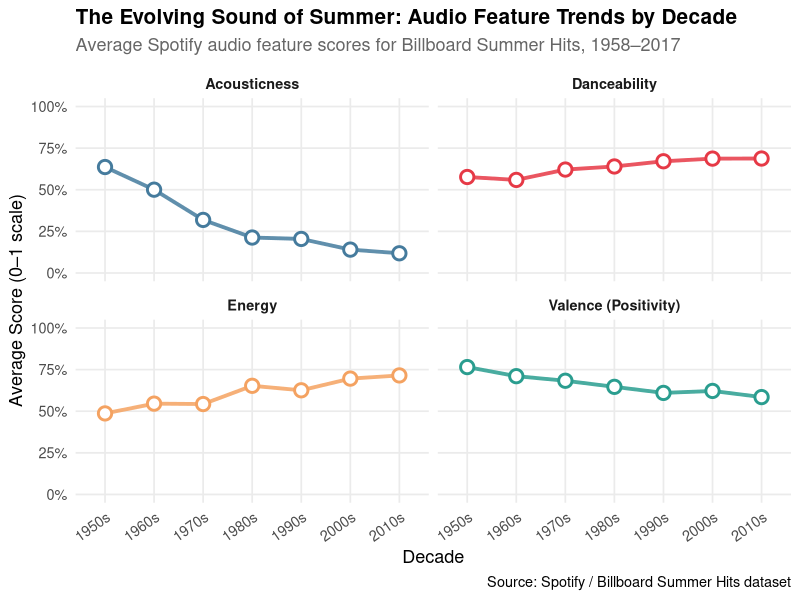
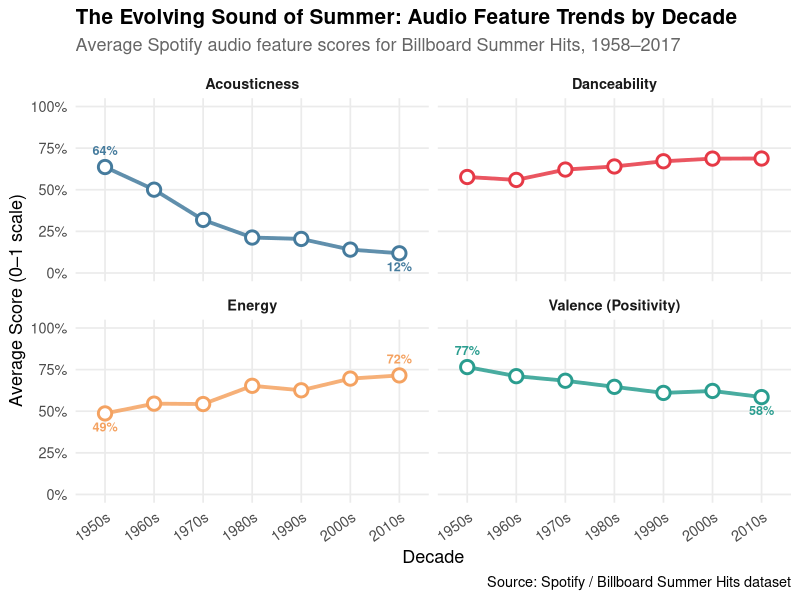
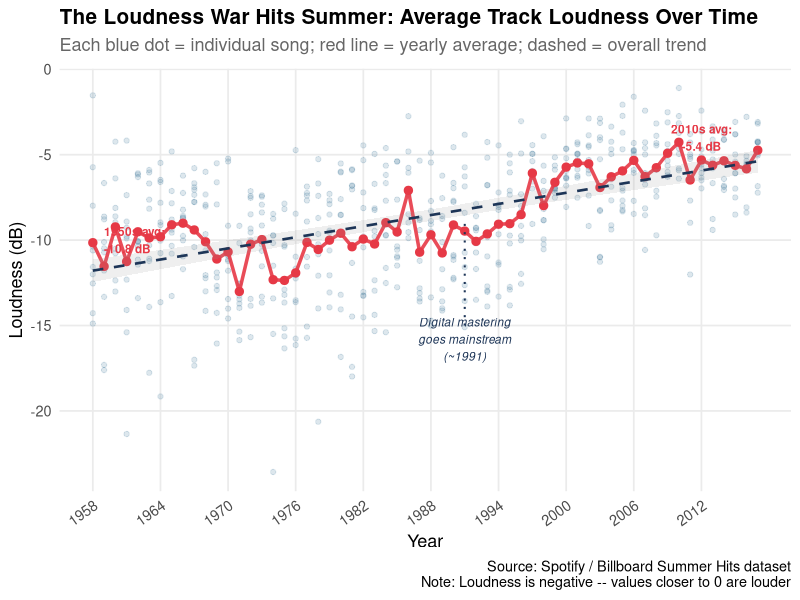
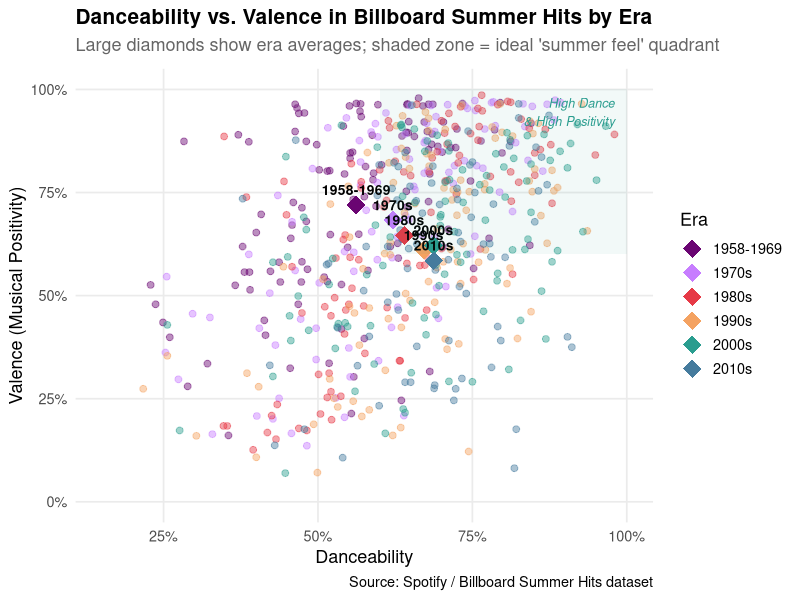

The R script that drew these images, in order:
## ---- chunk 1
knitr::opts_chunk$set(
  echo    = TRUE,
  message = FALSE,
  warning = FALSE,
  fig.width  = 10,
  fig.height = 6,
  fig.align  = "center"
)
## ---- chunk 2
library(ggplot2)
library(dplyr)
library(tidyr)
library(scales)

billboard <- read.csv("../Data/all_billboard_summer_hits.csv", stringsAsFactors = FALSE)

cat("Dataset dimensions:", nrow(billboard), "rows x", ncol(billboard), "columns\n")
cat("Year range:", min(billboard$year), "to", max(billboard$year), "\n")
cat("Total songs:", nrow(billboard), "\n")
## ---- chunk 3
missing_summary <- sapply(billboard, function(x) sum(is.na(x)))
missing_summary[missing_summary > 0]
## ---- chunk 4
audio_features <- billboard %>%
  select(year, danceability, energy, valence, acousticness, loudness, tempo, speechiness)

summary(audio_features[, -1])
## ---- chunk 5
# Create decade grouping for era-level analysis
billboard <- billboard %>%
  mutate(
    decade = paste0(floor(year / 10) * 10, "s"),
    duration_min = duration_ms / 60000,
    loudness_pos = loudness + abs(min(loudness)) + 1  # shift for plotting
  )

# Decade-level averages for key features
decade_avg <- billboard %>%
  group_by(decade) %>%
  summarise(
    avg_danceability = mean(danceability),
    avg_energy       = mean(energy),
    avg_valence      = mean(valence),
    avg_acousticness = mean(acousticness),
    avg_loudness     = mean(loudness),
    avg_tempo        = mean(tempo),
    n_songs          = n(),
    .groups = "drop"
  )

decade_avg
## ---- chunk 6
# Year-level averages for trend lines
yearly_avg <- billboard %>%
  group_by(year) %>%
  summarise(
    avg_danceability = mean(danceability),
    avg_energy       = mean(energy),
    avg_valence      = mean(valence),
    avg_acousticness = mean(acousticness),
    avg_loudness     = mean(loudness),
    avg_tempo        = mean(tempo),
    .groups = "drop"
  )
## ---- chunk 7
# Long format for faceting
decade_long <- decade_avg %>%
  select(decade, avg_danceability, avg_energy, avg_valence, avg_acousticness) %>%
  pivot_longer(
    cols = starts_with("avg_"),
    names_to  = "feature",
    values_to = "value"
  ) %>%
  mutate(
    feature = recode(feature,
      avg_danceability = "Danceability",
      avg_energy       = "Energy",
      avg_valence      = "Valence (Positivity)",
      avg_acousticness = "Acousticness"
    )
  )

pal <- c(
  "Danceability"       = "#E63946",
  "Energy"             = "#F4A261",
  "Valence (Positivity)" = "#2A9D8F",
  "Acousticness"       = "#457B9D"
)

ggplot(decade_long, aes(x = decade, y = value, color = feature, group = feature)) +
  geom_line(linewidth = 1.3, alpha = 0.85) +
  geom_point(size = 3.5, shape = 21, fill = "white", stroke = 1.5) +
  scale_color_manual(values = pal) +
  scale_y_continuous(limits = c(0, 1), labels = scales::percent_format(accuracy = 1)) +
  facet_wrap(~ feature, ncol = 2) +
  labs(
    title    = "The Evolving Sound of Summer: Audio Feature Trends by Decade",
    subtitle = "Average Spotify audio feature scores for Billboard Summer Hits, 1958–2017",
    x        = "Decade",
    y        = "Average Score (0–1 scale)",
    caption  = "Source: Spotify / Billboard Summer Hits dataset"
  ) +
  theme_minimal(base_size = 13) +
  theme(
    plot.title      = element_text(face = "bold", size = 15),
    plot.subtitle   = element_text(color = "gray40", margin = margin(b = 10)),
    strip.text      = element_text(face = "bold"),
    legend.position = "none",
    panel.grid.minor = element_blank(),
    axis.text.x     = element_text(angle = 35, hjust = 1)
  )

# Annotation layer: label the 1950s and 2010s endpoints for Acousticness and Valence
# to draw the reader's eye to the two most notable trends without relying on the text alone
endpoint_labels <- decade_long %>%
  filter(
    (feature == "Acousticness"       & decade %in% c("1950s", "2010s")) |
    (feature == "Valence (Positivity)" & decade %in% c("1950s", "2010s")) |
    (feature == "Energy"             & decade %in% c("1950s", "2010s"))
  ) %>%
  mutate(
    label = scales::percent(value, accuracy = 1),
    vjust = case_when(
      feature == "Acousticness"        & decade == "1950s" ~ -1.2,
      feature == "Acousticness"        & decade == "2010s" ~  1.8,
      feature == "Valence (Positivity)" & decade == "1950s" ~ -1.2,
      feature == "Valence (Positivity)" & decade == "2010s" ~  1.8,
      feature == "Energy"              & decade == "1950s" ~  1.8,
      feature == "Energy"              & decade == "2010s" ~ -1.2,
      TRUE ~ -1.2
    )
  )

last_plot() +
  geom_text(
    data = endpoint_labels,
    aes(x = decade, y = value, label = label, color = feature),
    vjust = endpoint_labels$vjust,
    size = 3.2, fontface = "bold", show.legend = FALSE
  )
## ---- chunk 8
yearly_avg_loud <- billboard %>%
  group_by(year) %>%
  summarise(avg_loudness = mean(loudness), .groups = "drop")

ggplot(yearly_avg_loud, aes(x = year, y = avg_loudness)) +
  geom_point(data = billboard, aes(x = year, y = loudness),
             color = "#457B9D", alpha = 0.18, size = 1.5) +
  geom_line(color = "#E63946", linewidth = 1.2, alpha = 0.9) +
  geom_point(color = "#E63946", size = 2.5) +
  geom_smooth(method = "lm", se = TRUE, color = "#1D3557", linetype = "dashed",
              linewidth = 0.9, alpha = 0.15) +
  scale_x_continuous(breaks = seq(1958, 2017, by = 6)) +
  labs(
    title    = "The Loudness War Hits Summer: Average Track Loudness Over Time",
    subtitle = "Each blue dot = individual song; red line = yearly average; dashed = overall trend",
    x        = "Year",
    y        = "Loudness (dB)",
    caption  = "Source: Spotify / Billboard Summer Hits dataset\nNote: Loudness is negative -- values closer to 0 are louder"
  ) +
  theme_minimal(base_size = 13) +
  theme(
    plot.title    = element_text(face = "bold", size = 15),
    plot.subtitle = element_text(color = "gray40", margin = margin(b = 10)),
    panel.grid.minor = element_blank(),
    axis.text.x   = element_text(angle = 35, hjust = 1)
  ) +
  # Annotate the ~1990 inflection point where digital loudness tools took hold
  annotate(
    "segment",
    x = 1991, xend = 1991, y = -15, yend = -8.8,
    color = "#1D3557", linetype = "dotted", linewidth = 0.7
  ) +
  annotate(
    "text", x = 1991, y = -15.8,
    label = "Digital mastering
goes mainstream
(~1991)",
    color = "#1D3557", size = 3, hjust = 0.5, fontface = "italic"
  ) +
  # Label the earliest and latest decade averages
  annotate(
    "text", x = 1959, y = -10.0,
    label = "1950s avg:
-10.8 dB",
    color = "#E63946", size = 3, hjust = 0, fontface = "bold"
  ) +
  annotate(
    "text", x = 2012, y = -4.0,
    label = "2010s avg:
-5.4 dB",
    color = "#E63946", size = 3, hjust = 0.5, fontface = "bold"
  )
## ---- chunk 9
billboard <- billboard %>%
  mutate(era = case_when(
    year < 1970 ~ "1958-1969",
    year < 1980 ~ "1970s",
    year < 1990 ~ "1980s",
    year < 2000 ~ "1990s",
    year < 2010 ~ "2000s",
    TRUE        ~ "2010s"
  ))

era_order <- c("1958-1969","1970s","1980s","1990s","2000s","2010s")
billboard$era <- factor(billboard$era, levels = era_order)

era_pal <- c(
  "1958-1969" = "#6A0572",
  "1970s"     = "#C77DFF",
  "1980s"     = "#E63946",
  "1990s"     = "#F4A261",
  "2000s"     = "#2A9D8F",
  "2010s"     = "#457B9D"
)

era_centers <- billboard %>%
  group_by(era) %>%
  summarise(
    cx = mean(danceability),
    cy = mean(valence),
    .groups = "drop"
  )

ggplot(billboard, aes(x = danceability, y = valence, color = era)) +
  geom_point(alpha = 0.45, size = 2) +
  geom_point(data = era_centers, aes(x = cx, y = cy, color = era),
             size = 6, shape = 18) +
  geom_text(data = era_centers, aes(x = cx, y = cy, label = era),
            vjust = -1, fontface = "bold", size = 3.5, color = "black") +
  scale_color_manual(values = era_pal, name = "Era") +
  scale_x_continuous(limits = c(0.15, 1), labels = scales::percent_format(accuracy = 1)) +
  scale_y_continuous(limits = c(0, 1), labels = scales::percent_format(accuracy = 1)) +
  annotate("rect", xmin = 0.6, xmax = 1, ymin = 0.6, ymax = 1,
           fill = "#2A9D8F", alpha = 0.06) +
  annotate("text", x = 0.98, y = 0.98, label = "High Dance\n& High Positivity",
           hjust = 1, vjust = 1, color = "#2A9D8F", size = 3.2, fontface = "italic") +
  labs(
    title    = "Danceability vs. Valence in Billboard Summer Hits by Era",
    subtitle = "Large diamonds show era averages; shaded zone = ideal 'summer feel' quadrant",
    x        = "Danceability",
    y        = "Valence (Musical Positivity)",
    caption  = "Source: Spotify / Billboard Summer Hits dataset"
  ) +
  theme_minimal(base_size = 13) +
  theme(
    plot.title    = element_text(face = "bold", size = 15),
    plot.subtitle = element_text(color = "gray40", margin = margin(b = 10)),
    panel.grid.minor = element_blank(),
    legend.position  = "right"
  )
